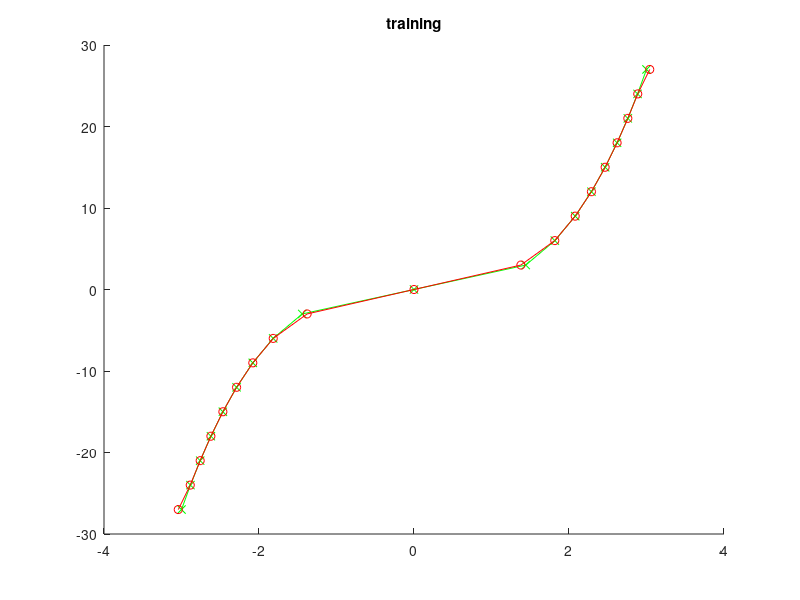
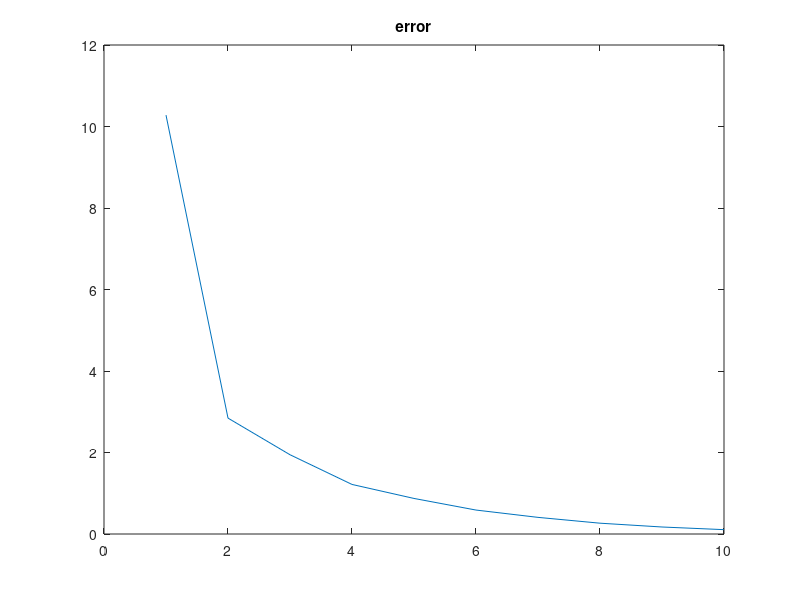
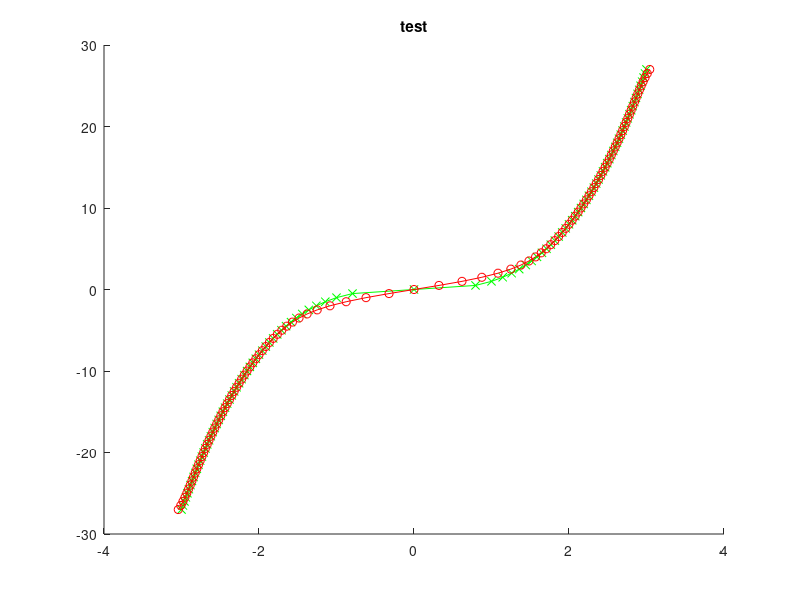
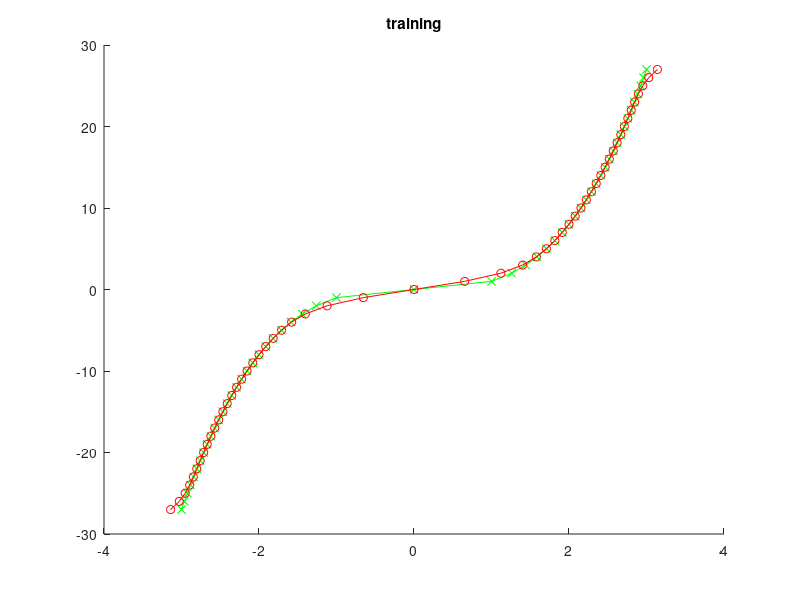

MATLAB code to generate these figures, in order:
close all;

testCase = 3;

switch testCase
    case 1
        steps = [0.25, 0.025, 0.0025, 0.00025];
    case 2
        steps = [3, 1, 0.5];
    case 3
        steps = [3, 1, 0.5];
    case 4
        steps = [0.11, 0.055, 0.011];
end

terror = zeros(length(steps), 1);
c = 0;
for sid = 1:length(steps)
    step = steps(sid);
    
    switch testCase
        case 1
            h = @(x) sin(x);
            g = @(x) asin(x);
            y0 = [-1:step:1]';
            x0 = g(y0);
            ystar = [-1:0.05:1]';
        case 2
            h = @(x) exp(x);
            g = @(x) log(x);    
            y0 = [1:step:28]';
            x0 = g(y0);
            ystar = [1:0.5:28]';
        case 3
            h = @(x) x.^3;
            g = @(x) nthroot(x, 3);
            y0 = [-27:step:27]';
            x0 = g(y0);
            ystar = [-27:0.5:27]';
        case 4
            h = @(x) erf(x);
            g = @(x) erfinv(x);
            y0 = [-0.99:step:0.99]';
            x0 = g(y0);
            ystar = [-0.99:0.03:0.99]';
    end
    
    n = 10;
    
    % train model
    R = cell(n,1); b = cell(n, 1); x = cell(n, 1);
    phi = cell(n, 1);   error = zeros(n, 1);
    x{1} = repmat(c, length(x0), 1);
    error(1) = norm(x{1} - x0);
    for k=2:n
        dx = x0 - x{k-1};
        phi{k-1} = h(x{k-1});
        % NOTE: For simple functions, y0 must be used in training to
        % obtained the descent directions.
        % In face alignment, y0 is not used for training so that the
        % correct descent directions are learnt. In that case, dphi becomes
        % phi instead, and b must be learnt using the equation below.
        dphi = y0 - phi{k-1};
        R{k-1} = (dphi'*dphi)\(dphi'*dx);
        % no need to learn b since ystar is known
        % just keep it here for demonstration
        b{k-1} = mean(dx) - R{k-1} * mean(dphi);
        x{k} = x{k-1} + R{k-1} * dphi + b{k-1};
        error(k) = norm(x{k} - x0);
    end
    
    figure; hold on;
    plot(x0, y0, '-gx');
    plot(x{n}, y0, '-ro');
    title('training');
    
    figure; plot(error);
    title('error');
    
    % test it
    xstar = cell(n, 1);
    xstar{1} = repmat(c, length(ystar), 1);
    for k=2:n
        xstar{k} = xstar{k-1} + R{k-1} * (ystar - h(xstar{k-1})) + b{k-1};
    end
    diffx = xstar{n} - g(ystar);
    diffx = diffx(2:end-1);
    terror(sid) = sqrt((diffx'*diffx)/length(xstar))
    figure; hold on;
    plot(g(ystar), ystar, '-gx');
    plot(xstar{n}, ystar, '-ro');
    title('test');
end

figure; plot(log(steps), terror, '-x');